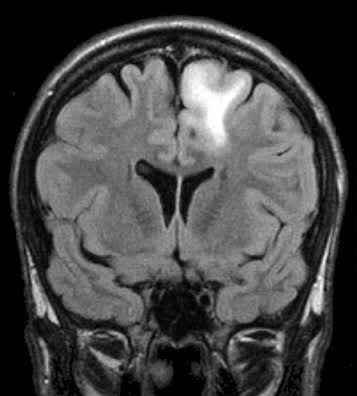
#> input picture dataset/Testing/glioma_tumor/image(15).jpg, 357 x 396 px; its folder holds 3 pictures in this run
$ jupyter execute image_study.ipynb
#> lines starting #> are read from the running program, lines starting #| are printed output that depends on the picture; pictures that were not available may be replaced by others from this repository, and a replacement may not be noted
[cell 1]
import os
from PIL import Image, ImageOps

[cell 2]
dataset_dir = "dataset"
output_dir = "dataset_augmented"

os.makedirs(output_dir, exist_ok=True)

[cell 3]
def process_images(input_dir, output_dir):

    for class_name in os.listdir(input_dir):
        class_path = os.path.join(input_dir, class_name)
        if os.path.isdir(class_path):
            output_class_dir = os.path.join(output_dir, class_name)
            os.makedirs(output_class_dir, exist_ok=True)

            for filename in os.listdir(class_path):
                if filename.endswith((".png", ".jpg", ".jpeg")):
                    image_path = os.path.join(class_path, filename)

                    img = Image.open(image_path)
                    img_resized = img.resize((80, 80))

                    img_resized.save(os.path.join(output_class_dir, filename))  # Salva com o mesmo nome original

                    img_rotated = img_resized.rotate(90, expand=True)
                    img_rotated.save(os.path.join(output_class_dir, f"rotated_{filename}"))

                    img_flipped = ImageOps.flip(img_resized)
                    img_flipped.save(os.path.join(output_class_dir, f"flipped_{filename}"))

[cell 4]
process_images(os.path.join(dataset_dir, "Training"), os.path.join(output_dir, "Training"))
process_images(os.path.join(dataset_dir, "Testing"), os.path.join(output_dir, "Testing"))
#> call 2 of process_images, with input_dir = 'dataset/Testing', output_dir = 'dataset_augmented/Testing'
#> in process_images, img is the input picture: PIL image 357x396 RGB; min 0, max 255, mean 69.8
#> in process_images (call 2), `img_resized = img.resize((80, 80))`:
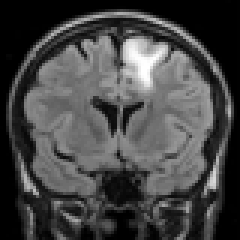
#> img_resized: PIL image 80x80 RGB (shown 3 times larger); min 0, max 255, mean 69.8
#> in process_images (call 2), `img_rotated = img_resized.rotate(90, expand=True)`:
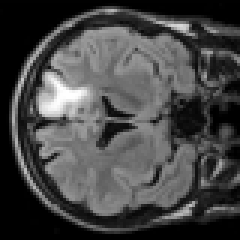
#> img_rotated: PIL image 80x80 RGB (shown 3 times larger); min 0, max 255, mean 69.8
#> in process_images (call 2), `img_flipped = ImageOps.flip(img_resized)`:
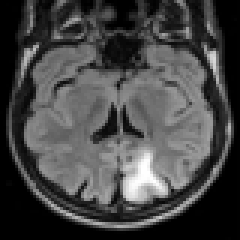
#> img_flipped: PIL image 80x80 RGB (shown 3 times larger); min 0, max 255, mean 69.8
#> pass 2 of the loop in process_images, `for class_name in os.listdir(input_dir):`:
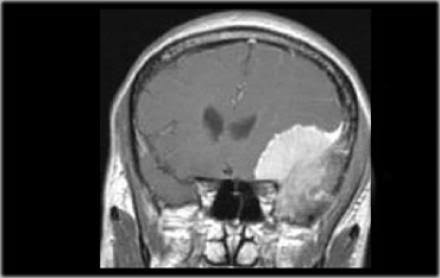
#> input picture dataset/Testing/meningioma_tumor/image(1).jpg, 440 x 278 px
#> in process_images, img is the input picture: PIL image 440x278 RGB; min 0, max 255, mean 71.8
#> in process_images (call 2), `img_rotated = img_resized.rotate(90, expand=True)`:
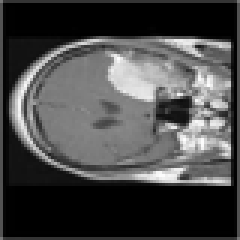
#> img_rotated: PIL image 80x80 RGB (shown 3 times larger); min 0, max 255, mean 71.5
#> in process_images (call 2), `img_flipped = ImageOps.flip(img_resized)`:
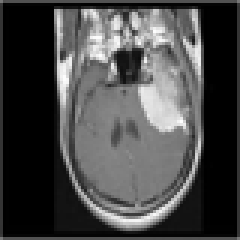
#> img_flipped: PIL image 80x80 RGB (shown 3 times larger); min 0, max 255, mean 71.5
